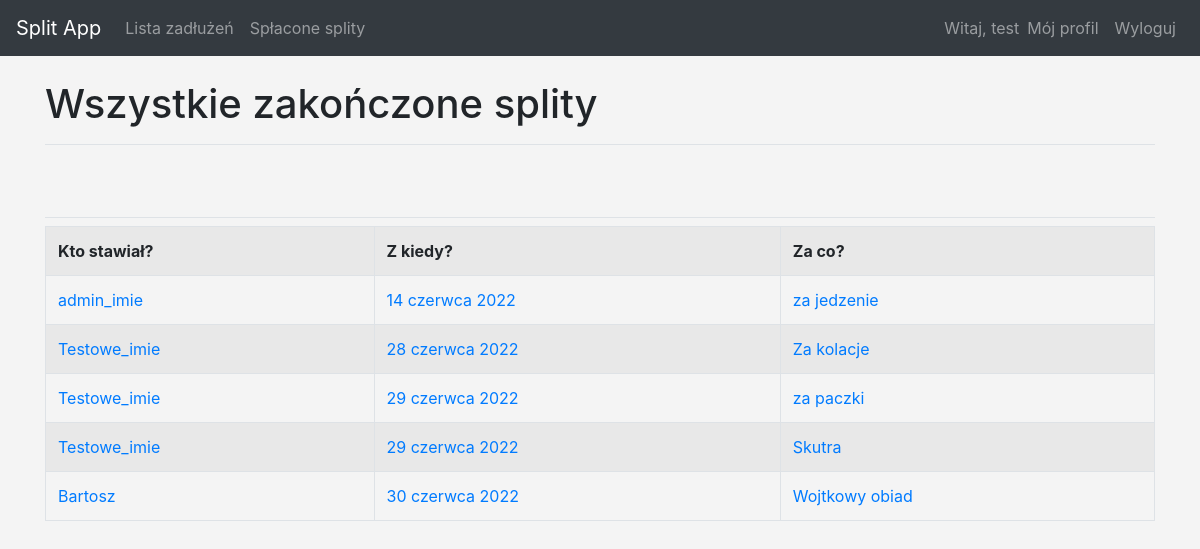
Before: /transactions_archive/ (signed in) with the older database file.
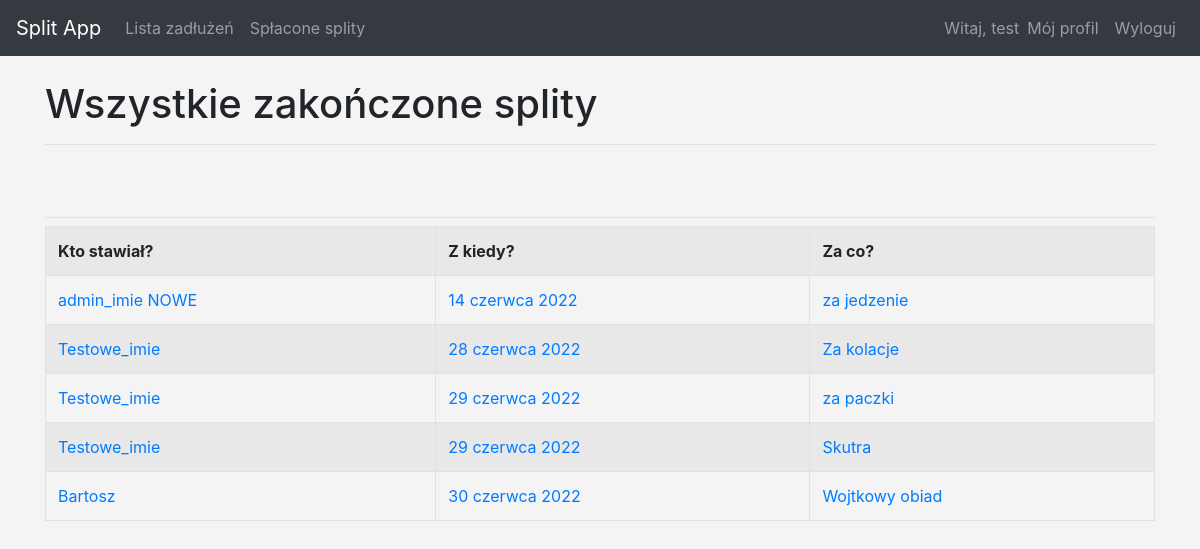
After: the same page with the newer database file.
### split_app/models.py (models this page shows, shortened)
class Transaction(models.Model):
    owner = models.ForeignKey(User, on_delete=models.CASCADE, related_name="transaction")
    t_desc = models.TextField(blank=True, null=True)
    t_date = models.DateField()
    t_status = models.CharField(default=c.new, editable=False, max_length=16)

### users/models.py (models this page shows, shortened)
class Profile(models.Model):
    user = models.OneToOneField(User, related_name="profile", on_delete=models.CASCADE, primary_key=True)
    first_name = models.CharField(max_length=20, null=False, blank=False)
    last_name = models.CharField(max_length=20, null=False, blank=False)
    nick = models.CharField(max_length=40, null=True, blank=True)
    email = models.CharField(max_length=50, null=False, blank=False)
    pass_change_force = models.BooleanField(default=True)
    phone = models.IntegerField(null=True, blank=True, unique=True)
    bank = models.CharField(default='-', max_length=255)

### split_app/views.py (the view)
# urls.py: path("transactions_archive/", views.transactions_archive, name="Transactions_archive"),
@login_required
def transactions_archive(req):
    transactions = Transaction.objects.filter(
        (
            (((Q(obligation__isnull=False) & Q(owner=req.user)) | Q(owner=req.user))
            & Q(t_status="Done")) | (Q(obligation__user=req.user) & Q(obligation__o_status='Done'))
        )
    ).distinct()
    owner = Transaction.owner
    t_desc = Transaction.t_desc
    profile = Profile.user
    context = {"transactions": transactions, "owner": owner, "t_desc": t_desc, "profile": profile}
    return render(req, "split_app/transactions_archive.html", context)

### split_app/templates/split_app/transactions_archive.html
{% extends 'split_app/base.html' %}
{% block page_header %}
    <h1>Wszystkie zakończone splity</h1>
{% endblock page_header %}
{% block content %}
    <br>
    <br>
    {% load i18n %}
    <table class="table table-bordered table-striped">
    <TH>Kto stawiał?</TH><TH>Z kiedy?</TH><TH>Za co?</TH>
    {% for trans in transactions %}
            <h4>
                {% language 'pl' %}
    <TR>
            <TD><a href="{% url 'split_app:transaction_a' trans.id %}">{{ trans.owner.profile.first_name }}</a></TD>
            <TD><a href="{% url 'split_app:transaction_a' trans.id %}">{{ trans.t_date }}</a></TD>
            <TD><a href="{% url 'split_app:transaction_a' trans.id %}">{{ trans.t_desc }}</a></TD>
                {% endlanguage %}
    </TR>
            </h4>
    {% empty %}
        <h3>Brak zakończonych splitów</h3>
    {% endfor %}
    <div class="pb-2 mb-2 border-bottom"></div>
{% endblock %}

Changed rows visible on the page:
changed through a linked row, Transaction "za jedzenie": owner.profile.first_name "admin_imie" → "admin_imie NOWE"
